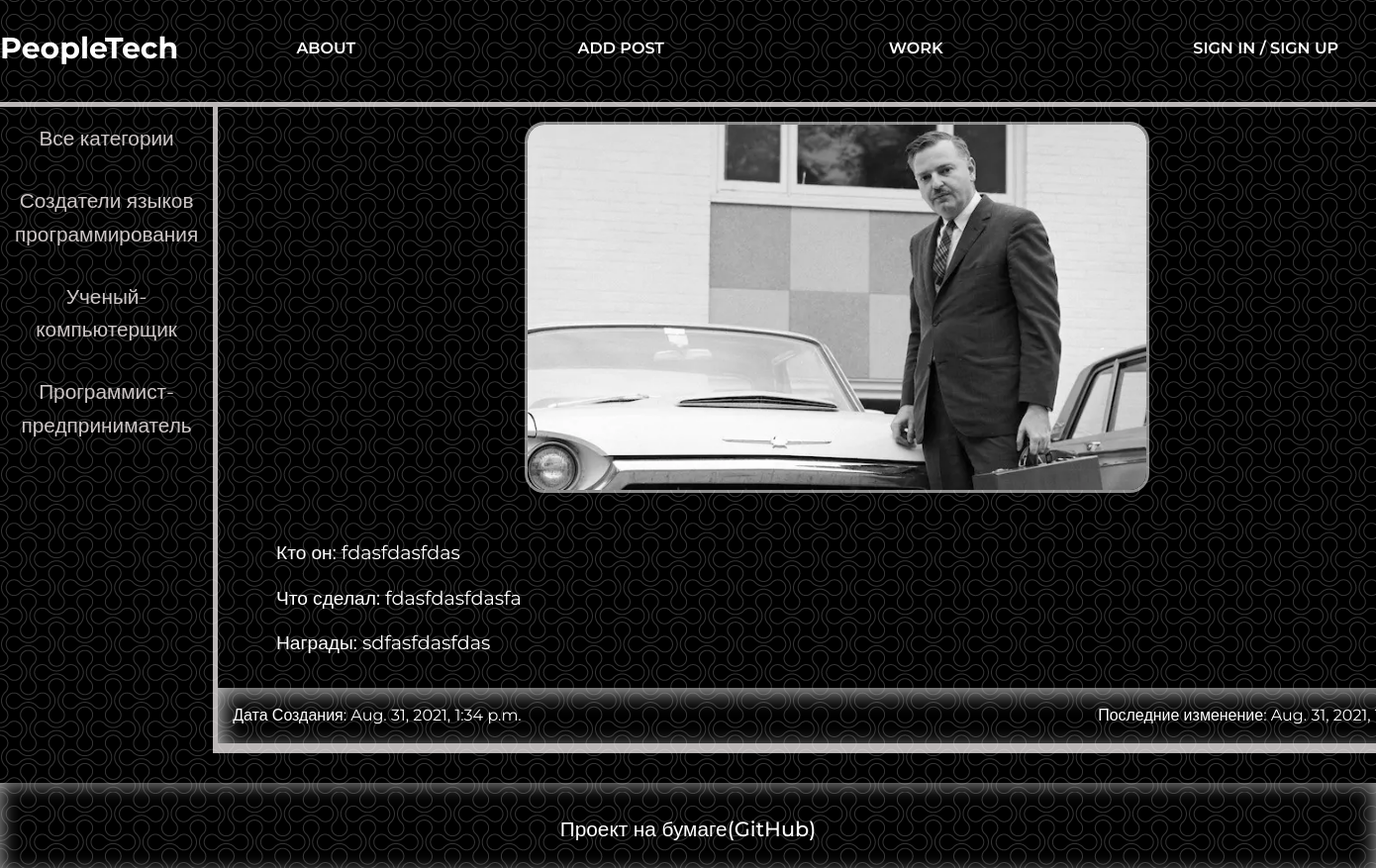
/show_post/fasfdasfdsa, run on the app's committed database.
### people_it/models.py (models this page shows, shortened)
class Category(models.Model):
    name = models.CharField(max_length=255, db_index=True)
    slug = models.SlugField(max_length=255, unique=True, db_index=True)
    def get_absolute_url(self):
        return reverse('categories', kwargs={'cat_slug': self.slug})
    class Meta:
        verbose_name = "Категории"
        verbose_name_plural = "Категории"

class PeopleIt(models.Model):
    name = models.CharField(max_length=255, verbose_name='Имя')
    slug = models.SlugField(blank="True", max_length=255, unique=True, db_index=True, verbose_name='URL')
    who_is = models.TextField(verbose_name='Кто он')
    what_did = models.TextField(verbose_name='Что сделал')
    achievements = models.TextField(verbose_name='Достижения')
    photo = models.ImageField(upload_to = "photos/%Y/%m/%d/", verbose_name='Фотография')
    time_create = models.DateTimeField(auto_now_add=True, verbose_name='Дата создания')
    time_update = models.DateTimeField(auto_now=True, verbose_name='Последние изменение')
    is_published =  models.BooleanField(default=True, verbose_name='Опубликовать')
    cat = ForeignKey('Category', on_delete=models.PROTECT, verbose_name='Категория')
    class Meta:
        verbose_name = "Гении IT"
        verbose_name_plural = "Гении IT"

### people_it/views.py (the view)
# urls.py: path('show_post/<slug:post_slug>', ShowPost.as_view(), name="show_post"),
class ShowPost(DataMixin, DetailView):
    model = PeopleIt
    template_name = 'people_it/post.html'
    context_object_name = 'person'
    slug_url_kwarg = 'post_slug'
    def get_context_data(self, **kwargs):
        context = super().get_context_data(**kwargs)
        add_context = self.get_user_context(title=context["person"].name, cat_selected=None)
        return dict(list(context.items()) + list(add_context.items()))

### people_it/utils.py (called while the page is built)
    def get_user_context(self, **kwargs):
        context = kwargs
        context["menu"] = menu
        if 'cat_selected' not in context:
            context['cat_selected'] = "all-categories"
        context["cats"] = Category.objects.all()
        return context

### people_it/templates/people_it/post.html
{% extends 'people_it/base.html' %}
{% block content %}
<div class="show_post">
    <img src="{{person.photo.url}}" alt="" class="show_post_photo">
    <div class="show_post_content">
        <p class="show_post_text">Кто он: {{ person.who_is }}</p>
        <p class="show_post_text">Что сделал: {{ person.what_did }}</p>
        <p class="show_post_text">Награды: {{ person.achievements }}</p>
    </div>
    <div class="content_time_body">
        <div class="content_time_item">Дата Создания: {{ person.time_create }}</div>
        <div class="content_time_item">Последние изменение: {{ person.time_update }}</div>
    </div>
</div>
{% endblock %}

### people_it/templates/people_it/base.html (shortened to what this page needs)
{% load static %}
<!DOCTYPE html>
<html lang="en">
<head>
    <link rel="stylesheet" href="{% static 'people_it/css/FirstCss.css' %}">
</head>
<body>
<div class="wrapper">
    <div class="content">
        <header class="header">
            <div class="container">
                <div class="header_inner">
                    <a href ='{% url "home" %}' class="header_logo">PeopleTech</a>
                    <nav class="header_nav">
                        {% block menu %}
                        {% for menu in menu %}
                        <div class="header_items"><a href="{% url menu.url_name %}" class="header_links">{{ menu.name }}</a></div>
                        {% endfor %}
                        {% if user.is_authenticated %}
                            <div class="header_last_item">{{user.username }} / <a href="{% url 'logout' %}" class="header_links">LogOut</a></div>
                        {% else %}
                            <div class="header_last_item"><a href="{% url 'login' %}" class="header_links">Sign In</a> / <a href="{% url 'register' %}" class="header_links">Sign Up</a></div>
                        {% endif %}
                        {% endblock %}
                    </nav>
                </div>
            </div>
        </header>
        <div class="container">
            <div class="content_inner">
                <nav class="content_cats">
                {% block categories %}
                {% if cat_selected == "all-categories" %}
                    <div class="cats_items"><div class="cats_selected">Все категории</div></div>
                {% else %}
                    <div class="cats_items"><a href="{% url 'home' %}" class="cats_links">Все категории</a></div>
                {% endif %}
                {% for cat in cats %}
                {% if cat_selected == cat %}
                    <div class="cats_items"><div class="cats_selected">{{cat.name}}</div></div>
                {% else %}
                    <div class="cats_items"><a href="{{ cat.get_absolute_url }}" class="cats_links">{{cat.name}}</a></div>
                {% endif %}
                {% endfor %}
                {% endblock %}
                </nav>
                <div class="content_posts">
                {% block content %}
                {% endblock %}
                </div>
            </div>
        </div>
        <div>
        <div class="footer">
            <div class="footer_row">
                <div class="footer_item"><a href="https://github.com/Kirill-Makarov-genius/First-Django-Project" class="footer_link">Проект на бумаге(GitHub)</a></div>
            </div>
        </div>
    </div>
</div>
</body>
</html>

### people_it/static/people_it/css/FirstCss.css (style rules this page uses)
html { background: url(../images/fon.png) repeat; margin: 0 auto; }
body { font-family: 'Montserrat', sans-serif; font-size: 1em; line-height: 1.6; color: rgb(255, 255, 255); margin:0; padding:0; }
* { margin: 0; padding: 0; }
.wrapper { display: flex; flex-direction: column; }
.container { margin: 0 auto; max-width: 1500px; width: 100%; }
.content { width: 100%; height: 100%; }
.content_inner { display: flex; }
.content_cats { display: flex; flex-direction: column; max-width: 20%; }
.cats_items { margin: 15px; align-items: center; text-align: center; font-size: 1.3em; text-align: center; text-decoration: none; }
.cats_links { position: relative; text-decoration: none; color: rgb(204, 198, 198); transition: color .1s linear; }
.cats_links:after { content: ""; opacity: 0; width: 100%; height: 0px; position: absolute; top: 100%; left: 0; z-index: 1; transition: opacity .1s linear; background-color: #fce38a; }
.content_posts { min-width: 90%; display: flex; flex-direction: column; border-left: 5px solid rgb(241, 236, 236, 0.774); border-right: 5px solid rgb(241, 236, 236, 0.774); border-bottom: 5px solid rgb(241, 236, 236, 0.774); margin-bottom: 30px; }
.content_time_body { display: flex; justify-content: space-between; padding: 15px; box-shadow: 5px 5px 20px rgb(180, 180, 180) inset; }
.header { border-bottom: 5px solid rgba(241, 236, 236, 0.774); min-width: 100%; }
.header_inner { display: flex; padding-top: 25px; margin-bottom: 30px; }
.header_logo { display: inline-block; font-size: 30px; color: #ffff; font-weight: 700; text-decoration: none; }
.header_nav { display: flex; flex: 1 1 auto; font-size: 16px; font-weight: 600; text-transform: uppercase; align-items: center; min-width: 100%; }
.header_items { width: 20%; text-align: center; margin: 0 10px; }
.header_last_item { text-align: right; width: 20%; }
.header_links { color: #ffff; position: relative; text-decoration: none; transition: color .1s linear; }
.header_links:after { content: ""; opacity: 0; width: 100%; height: 3px; position: absolute; top: 100%; left: 0; z-index: 1; transition: opacity .1s linear; background-color: #fce38a; }
.show_post { display: flex; flex-direction: column; border-bottom: 5px solid rgba(241, 236, 236, 0.774); }
.show_post_photo { align-self: center; border: 3px solid rgba(255, 255, 255, 0.548); border-radius: 20px; margin: 15px; max-width: 50%; max-height: 60%; }
.show_post_content { margin: 15px; }
.show_post_text { text-indent: 1.5em; margin: 15px; font-size: 1.2em; }
.footer { display: flex; justify-content: center; align-items: center; box-shadow: 0px 0px 20px rgb(180, 180, 180) inset; padding: 30px; flex: 1 1 auto; }
.footer_item { font-size: 1.3em; font-weight: 500; }
.footer_link { text-decoration: none; color: rgb(255, 255, 255); }

### data on the page
Category: name "Создатели языков программирования"
Category: name "Ученый-компьютерщик"
Category: name "Программист-предприниматель"
PeopleIt: photo (picture), who_is "fdasfdasfdas", what_did "fdasfdasfdasfa", achievements "sdfasfdasfdas", time_create "Aug. 31, 2021, 1:34 p.m.", time_update "Aug. 31, 2021,…"

### other printed values
{{ menu.name }} "ABOUT" "ADD POST" "WORK"
